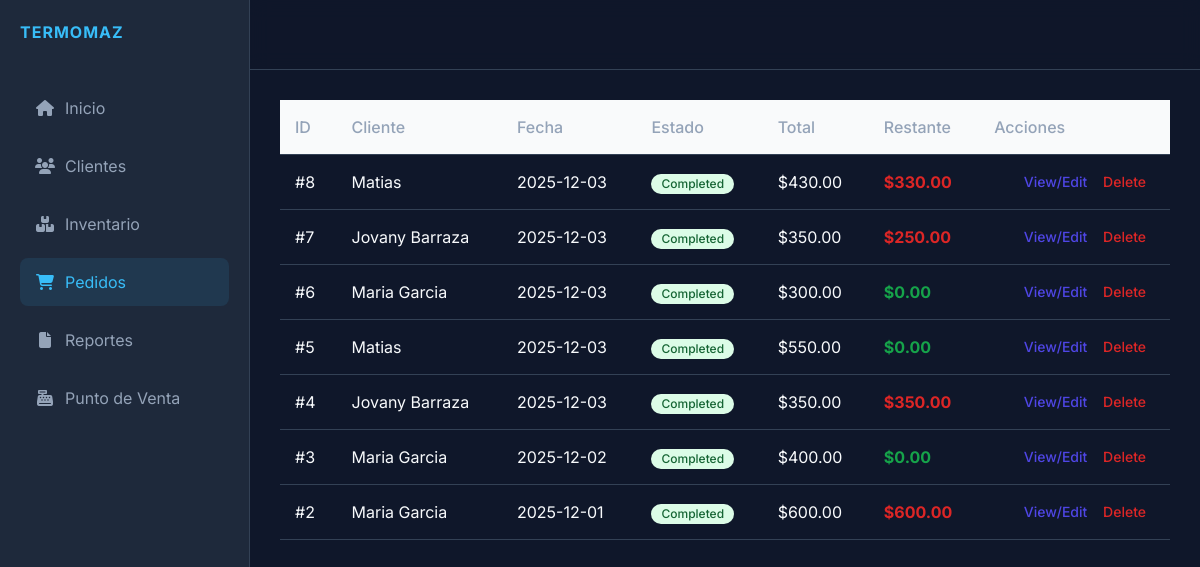
The page /orders on the database as committed earlier.
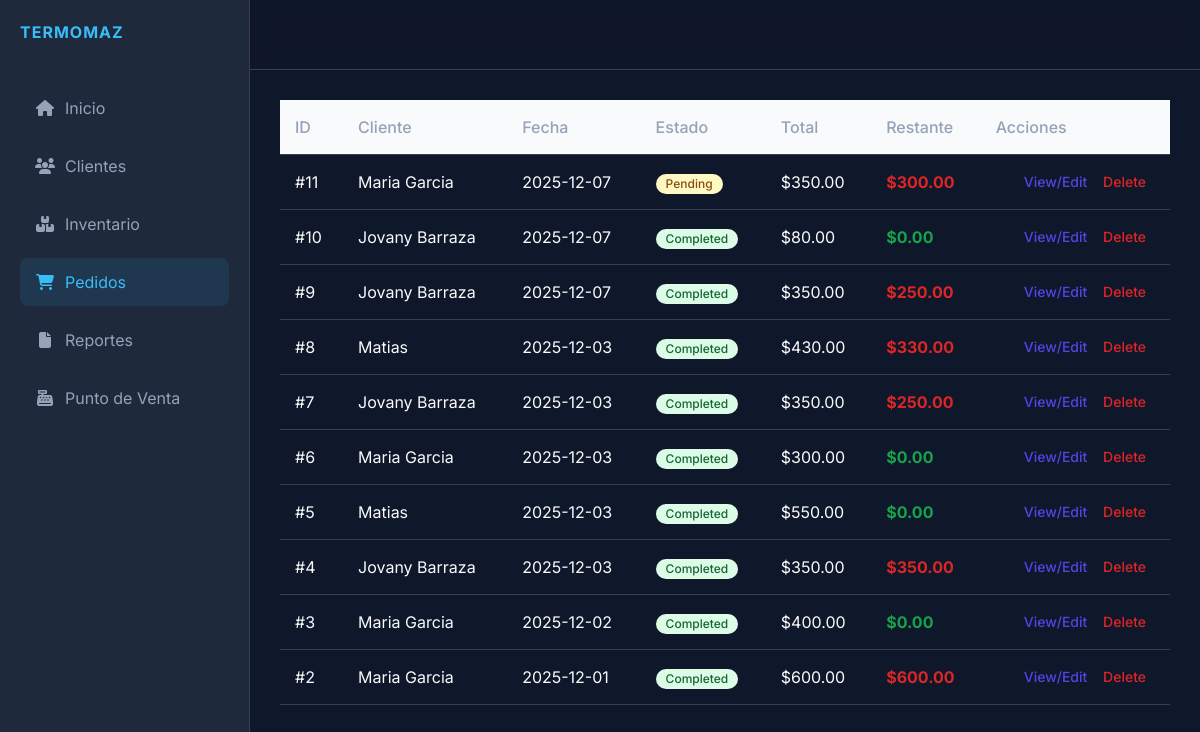
The same page on the database as committed later.
### models.py (models this page shows)
class Order(db.Model):
    id = db.Column(db.Integer, primary_key=True)
    client_id = db.Column(db.Integer, db.ForeignKey('client.id'), nullable=False)
    client = db.relationship('Client', backref=db.backref('orders', lazy=True))
    date = db.Column(db.DateTime, default=datetime.utcnow)
    status = db.Column(db.String(20), default='Pending') # Pending, Completed, Cancelled
    total = db.Column(db.Float, default=0.0)
    paid_amount = db.Column(db.Float, default=0.0)
    payment_status = db.Column(db.String(20), default='Pending') # Pending, Partial, Paid
    shipping_address = db.Column(db.String(200))
    items = db.relationship('OrderItem', backref='order', lazy=True, cascade="all, delete-orphan")

class Client(db.Model):
    id = db.Column(db.Integer, primary_key=True)
    name = db.Column(db.String(100), nullable=False)
    phone = db.Column(db.String(20))
    email = db.Column(db.String(100))
    address = db.Column(db.String(200))
    created_at = db.Column(db.DateTime, default=datetime.utcnow)

### app.py (the view)
@app.route('/orders')
def orders():
    all_orders = Order.query.order_by(Order.date.desc()).all()
    all_clients = Client.query.all() # Para el modal de creación
    return render_template('orders.html', orders=all_orders, clients=all_clients)

### templates/orders.html (shortened to what this page needs)
{% extends 'base.html' %}
{% block content %}
<table class="min-w-full divide-y divide-gray-300">
    <thead class="bg-gray-50">
        <tr>
            <th>ID</th>
            <th>Cliente</th>
            <th>Fecha</th>
            <th>Estado</th>
            <th>Total</th>
            <th>Restante</th>
            <th>Acciones</th>
        </tr>
    </thead>
    <tbody>
        {% for order in orders %}
        <tr>
            <td>#{{ order.id }}</td>
            <td>{{ order.client.name }}</td>
            <td>{{ order.date.strftime('%Y-%m-%d') }}</td>
            <td>
                <span class="inline-flex items-center px-2.5 py-0.5 rounded-full text-xs font-medium
                    {% if order.status == 'Completed' %} bg-green-100 text-green-800
                    {% elif order.status == 'Cancelled' %} bg-red-100 text-red-800
                    {% else %} bg-yellow-100 text-yellow-800 {% endif %}">
                    {{ order.status }}
                </span>
            </td>
            <td>${{ "%.2f"|format(order.total) }}</td>
            <td
                class="font-bold {{ 'text-green-600' if (order.total - (order.paid_amount or 0)) <= 0.01 else 'text-red-600' }}">
                ${{ "%.2f"|format(order.total - (order.paid_amount or 0)) }}
            </td>
            <td class="px-6 py-4 whitespace-nowrap text-right text-sm font-medium">
                <a href="{{ url_for('order_details', id=order.id) }}"
                    class="text-indigo-600 hover:text-indigo-900 mr-3">View/Edit</a>
                <a href="{{ url_for('delete_order', id=order.id) }}" class="text-red-600 hover:text-red-900"
                    onclick="return confirm('Are you sure?')">Delete</a>
            </td>
        </tr>
        {% endfor %}
    </tbody>
</table>
</div>
</div>
{% endblock %}

### templates/base.html (shortened to what this page needs)
<!DOCTYPE html>
<html lang="es">
<head>
    <link rel="stylesheet" href="{{ url_for('static', filename='style.css') }}">
    <script src="https://cdn.tailwindcss.com"></script>
    <link rel="stylesheet" href="https://cdnjs.cloudflare.com/ajax/libs/font-awesome/6.4.0/css/all.min.css">
</head>
<body>
    <div class="app-container">
        {% block sidebar %}
        <aside class="sidebar">
            <div class="logo">
                <h2>TERMOMAZ</h2>
            </div>
            <nav>
                <ul>
                    <li><a href="{{ url_for('index') }}"
                            class="{{ 'active' if request.endpoint == 'index' else '' }}"><i class="fas fa-home"></i>
                            Inicio</a></li>
                    <li><a href="{{ url_for('clients') }}"
                            class="{{ 'active' if request.endpoint == 'clients' else '' }}"><i class="fas fa-users"></i>
                            Clientes</a></li>
                    <li><a href="{{ url_for('inventory') }}"
                            class="{{ 'active' if request.endpoint == 'inventory' else '' }}"><i
                                class="fas fa-boxes"></i> Inventario</a></li>
                    <li><a href="{{ url_for('orders') }}"
                            class="{{ 'active' if request.endpoint == 'orders' else '' }}"><i
                                class="fas fa-shopping-cart"></i> Pedidos</a></li>
                    <li><a href="{{ url_for('reports') }}"
                            class="{{ 'active' if request.endpoint == 'reports' else '' }}"><i class="fas fa-file"></i>
                            Reportes</a></li>
                    <li><a href="{{ url_for('pos') }}" class="{{ 'active' if request.endpoint == 'pos' else '' }}"><i
                                class="fas fa-cash-register"></i>
                            Punto de Venta</a></li>
                </ul>
            </nav>
        </aside>
        {% endblock %}
        <main class="content">
            <header>
            </header>
            <div class="page-content">
                {% block content %}{% endblock %}
</body>
</html>

### static/style.css (style rules this page uses)
:root { --bg-color: #0f172a; --sidebar-bg: #1e293b; --card-bg: #1e293b; --text-color: #f8fafc; --text-muted: #94a3b8; --accent-color: #38bdf8; --accent-hover: #0ea5e9; --border-color: #334155; --success-color: #22c55e; --danger-color: #ef4444; --font-main: 'Inter', sans-serif; }
* { margin: 0; padding: 0; box-sizing: border-box; }
body { font-family: var(--font-main); background-color: var(--bg-color); color: var(--text-color); height: 100vh; overflow: hidden; }
.app-container { display: flex; height: 100%; }
.sidebar { width: 250px; background-color: var(--sidebar-bg); border-right: 1px solid var(--border-color); display: flex; flex-direction: column; padding: 20px; }
.logo h2 { color: var(--accent-color); font-weight: 700; margin-bottom: 40px; letter-spacing: 1px; }
.sidebar nav ul { list-style: none; }
.sidebar nav ul li { margin-bottom: 10px; }
.sidebar nav ul li a { display: flex; align-items: center; padding: 12px 15px; color: var(--text-muted); text-decoration: none; border-radius: 8px; transition: all 0.3s ease; }
.sidebar nav ul li a i { margin-right: 10px; width: 20px; text-align: center; }
.sidebar nav ul li a:hover, .sidebar nav ul li a.active { background-color: rgba(56, 189, 248, 0.1); color: var(--accent-color); }
.content { flex: 1; display: flex; flex-direction: column; overflow: hidden; }
header { height: 70px; display: flex; align-items: center; justify-content: space-between; padding: 0 30px; border-bottom: 1px solid var(--border-color); background-color: rgba(15, 23, 42, 0.8); backdrop-filter: blur(10px); }
.page-content { flex: 1; padding: 30px; overflow-y: auto; }
table { width: 100%; border-collapse: collapse; }
th, td { padding: 15px; text-align: left; border-bottom: 1px solid var(--border-color); }
th { color: var(--text-muted); font-weight: 500; }

Rows that differ between the two databases and show on the page:
added Order: id "11", client.name "Maria Garcia", date "2025-12-07", status "Pending", total "350.00", order.total-(order.paid_amountor0) "300.00"
added Order: id "10", client.name "Jovany Barraza", date "2025-12-07", status "Completed", total "80.00", order.total-(order.paid_amountor0) "0.00"
added Order: id "9", client.name "Jovany Barraza", date "2025-12-07", status "Completed", total "350.00", order.total-(order.paid_amountor0) "250.00"
